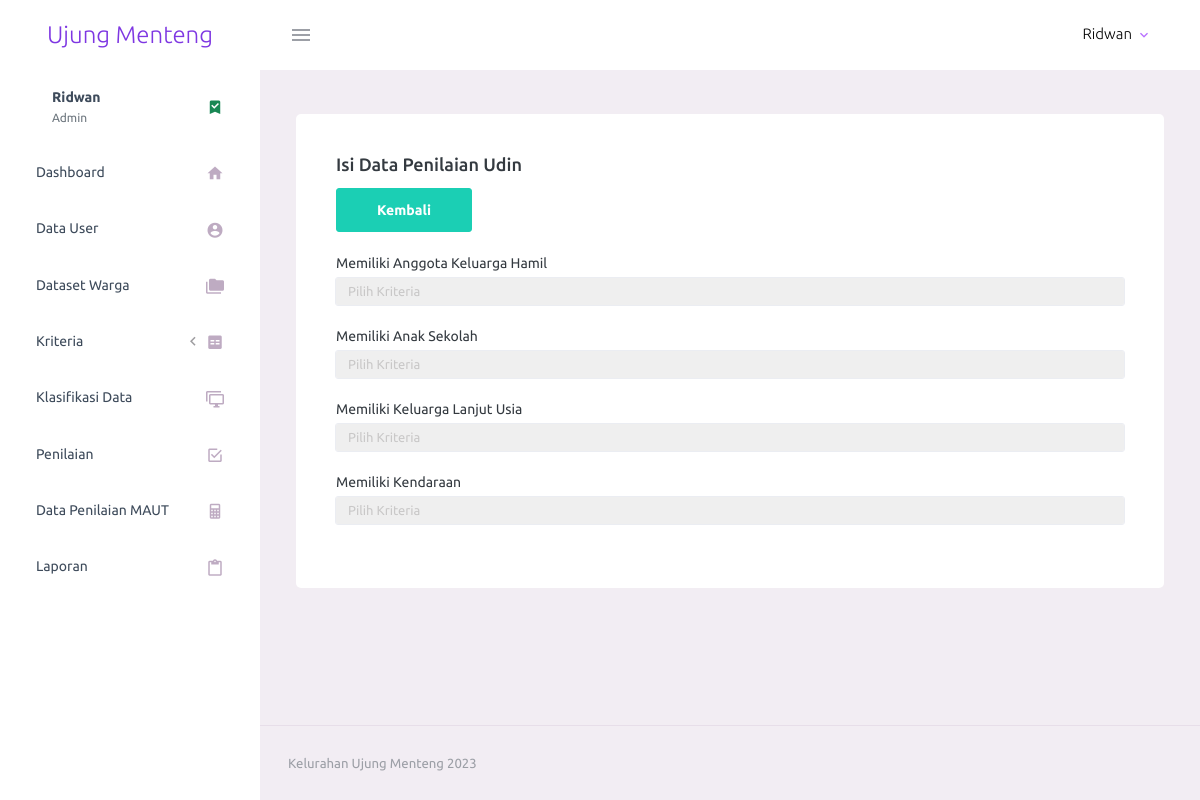
The page /pages/input-penilaian.php?id=1 (signed in) on the database its author committed.
### tables this page shows
CREATE TABLE `data_klasifikasi` (
  `id` int(11) NOT NULL,
  `nama` varchar(70) NOT NULL,
  `jenis_kelamin` varchar(5) NOT NULL,
  `jml_tanggungan` varchar(5) NOT NULL,
  `status_rumah` varchar(20) NOT NULL,
  `jenis_bangunan` varchar(20) NOT NULL,
  `jenis_lantai` varchar(50) NOT NULL,
  `sumber_air` varchar(50) NOT NULL,
  `pendapatan` varchar(20) NOT NULL,
  `status_kelayakan` varchar(20) NOT NULL
);

CREATE TABLE `penilaian` (
  `id_nilai` int(11) NOT NULL,
  `id_warga` int(11) NOT NULL,
  `kode_kriteria` varchar(5) NOT NULL,
  `nilai` int(10) NOT NULL,
  `status` tinyint(1) NOT NULL DEFAULT 0
);

CREATE TABLE `kriteria` (
  `id` int(11) NOT NULL,
  `kode_kriteria` varchar(5) NOT NULL,
  `nama_kriteria` varchar(100) NOT NULL,
  `bobot` int(10) NOT NULL
);

### pages/input-penilaian.php (the view, shortened to what this page needs)
<?php
    require_once "../koneksi.php";
  $id = $_GET['id'];
  $query = mysqli_query($conn, "SELECT * FROM data_klasifikasi WHERE id = '$id'");
  $nama = mysqli_fetch_assoc($query);
?>
<!DOCTYPE html>
<html lang="en">
  <head>
    <link rel="stylesheet" href="../assets/vendors/mdi/css/materialdesignicons.min.css">
    <link rel="stylesheet" href="../assets/vendors/css/vendor.bundle.base.css">
    <link rel="stylesheet" href="../assets/css/style.css">
  </head>
  <body>
    <div class="container-scroller">
      <?php include '../partials/_navbar.php'; ?>
      <div class="container-fluid page-body-wrapper">
        <?php include '../partials/_sidebar.php' ?>
        <div class="main-panel">
          <div class="content-wrapper">
            <div class="row">
              <div class="col-lg-12 grid-margin stretch-card">
                <div class="card">
                  <div class="card-body">
                    <h4 class="card-title">Isi Data Penilaian <?= $nama['nama']; ?></h4>
                    <a href="penilaian.php" class="btn btn-success mb-4">Kembali</a>
                    <?php
                        $query = mysqli_query($conn, "SELECT * FROM penilaian AS p JOIN kriteria AS k ON p.kode_kriteria = k.kode_kriteria WHERE id_warga = '$id'");
                        while($row = mysqli_fetch_assoc($query)) {
                    ?>
                    <form class="forms-sample" method="POST">
                        <form class="forms-sample" method="GET" action="">
                            <div class="form-group">
                                <label for="exampleInputEmail1"><?= $row['nama_kriteria'] ?></label>
                                <select name="kode_sub" class="form-control" onchange="this.form.submit()">
                                <option value="">Pilih Kriteria</option>
                                </select>
                            </div>
                        </form>
                    </form>
                    <?php } ?>
                  </div>
                </div>
              </div>
            </div>
          </div>
          <?php include '../partials/_footer.php' ?>
        </div>
      </div>
    </div>
  </body>
</html>

### rows shown on the page
data_klasifikasi: nama "Udin"
penilaian: kriteria.nama_kriteria "Memiliki Anggota Keluarga Hamil"
penilaian: kriteria.nama_kriteria "Memiliki Anak Sekolah"
penilaian: kriteria.nama_kriteria "Memiliki Keluarga Lanjut Usia"
penilaian: kriteria.nama_kriteria "Memiliki Kendaraan"

### other values the page prints
$_SESSION['name'] "Ridwan"
$_SESSION['role'] "Admin"
